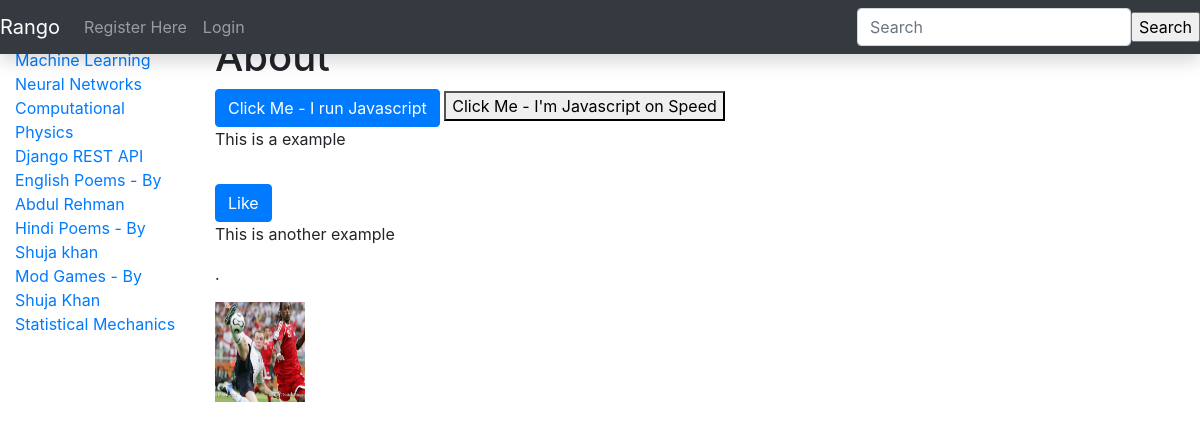
The app's page /rango/about/ with its own data.
### rango/models.py (models this page shows, shortened)
class Category(models.Model):
    name = models.CharField(max_length=128, unique=True)
    views =models.IntegerField(default=0)
    likes =models.IntegerField(default=0)
    slug = models.SlugField()
    class Meta:
        verbose_name_plural='categories'

### rango/views.py (the view)
def about(request):
    return render(request, 'rango/about.html',{})

### rango/templatetags/rango_extras.py (called while the page is built)
@register.inclusion_tag('rango/cats.html')
def get_category_list(cat=None):
    return {'cats': Category.objects.all(), 'act_cat':cat}

### templates/rango/about.html (shortened to what this page needs)
{% extends 'base.html' %}
{% load staticfiles %}
{% block body_block %}
<div class="page-header"><hr/>
                <h1>About</h1>
            </div>
            <button class='btn btn-primary' onClick="alert('You clicked the button using Javascript.');">
       Click Me - I run Javascript
</button>
            <button id="about-btn"> Click Me - I'm Javascript on Speed</button>
<p>This is a example</p>
<button id="likes" data-catid="{{category.id}}" class="btn btn-primary" type="button">
        Like
        </button>
<p>This is another example</p>
            <div>
            <p></strong>.</p>
            <img  width="90" height="100" src="{% static "images/rango.jpg" %}" alt="Picture of Rango" />
            </div>
{% endblock %}

### templates/rango/cats.html (shortened to what this page needs)
{% if cats %}
    <ul class="nav nav-sidebar">
    {% for c in cats %}
    {% if c == act_cat %} <li  class="active" > {% else  %} <li>{% endif %}
        <a href="{% url 'category'  c.slug %}">{{ c.name }}</a></li>
    {% endfor %}
{% else %}
    <li> <strong >There are no category present.</strong></li>
    </ul>
{% endif %}

### records on screen
Category: name "Machine Learning"
Category: name "Neural Networks"
Category: name "Computational Physics"
Category: name "Django REST API"
Category: name "English Poems - By Abdul Rehman"
Category: name "Hindi Poems - By Shuja khan"
Category: name "Mod Games - By Shuja Khan"
Category: name "Statistical Mechanics"
